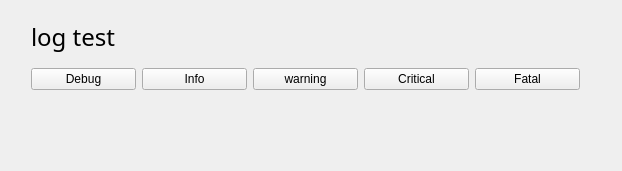
<?xml version="1.0" encoding="UTF-8"?>
<ui version="4.0">
 <class>Widget</class>
 <widget class="QWidget" name="Widget">
  <property name="geometry">
   <rect>
    <x>0</x>
    <y>0</y>
    <width>622</width>
    <height>171</height>
   </rect>
  </property>
  <property name="windowTitle">
   <string>Widget</string>
  </property>
  <widget class="QWidget" name="">
   <property name="geometry">
    <rect>
     <x>20</x>
     <y>0</y>
     <width>571</width>
     <height>101</height>
    </rect>
   </property>
   <layout class="QVBoxLayout" name="verticalLayout">
    <item>
     <widget class="QLabel" name="label">
      <property name="font">
       <font>
        <family>微软雅黑</family>
        <pointsize>18</pointsize>
       </font>
      </property>
      <property name="text">
       <string>log test</string>
      </property>
     </widget>
    </item>
    <item>
     <layout class="QHBoxLayout" name="horizontalLayout">
      <item>
       <widget class="QPushButton" name="btn_debug">
        <property name="text">
         <string>Debug</string>
        </property>
       </widget>
      </item>
      <item>
       <widget class="QPushButton" name="btn_info">
        <property name="text">
         <string>Info</string>
        </property>
       </widget>
      </item>
      <item>
       <widget class="QPushButton" name="btn_warn">
        <property name="text">
         <string>warning</string>
        </property>
       </widget>
      </item>
      <item>
       <widget class="QPushButton" name="btn_critical">
        <property name="text">
         <string>Critical</string>
        </property>
       </widget>
      </item>
      <item>
       <widget class="QPushButton" name="btn_fatal">
        <property name="text">
         <string>Fatal</string>
        </property>
       </widget>
      </item>
     </layout>
    </item>
   </layout>
  </widget>
 </widget>
 <layoutdefault spacing="6" margin="11"/>
 <resources/>
 <connections/>
</ui>
